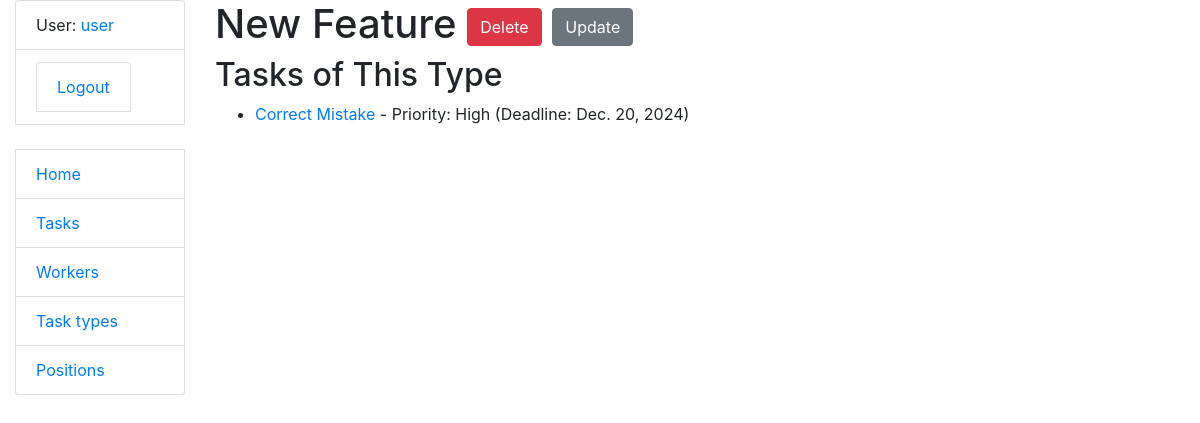
The app's page /task-types/2/ (signed in) with its own data.
### task_manager/models.py (models this page shows, shortened)
class TaskType(models.Model):
    name = models.CharField(max_length=255)

class Task(models.Model):
    PRIORITY_CHOICES = [
        ("Urgent", "Urgent"),
        ("High", "High"),
        ("Medium", "Medium"),
        ("Low", "Low"),
    ]
    name = models.CharField(max_length=255)
    description = models.TextField()
    deadline = models.DateField()
    is_completed = models.BooleanField(default=False)
    priority = models.CharField(max_length=10, choices=PRIORITY_CHOICES)
    task_type = models.ForeignKey(TaskType, on_delete=models.CASCADE)
    assignees = models.ManyToManyField(Worker)

### task_manager/views.py (the view)
# urls.py: path("task-types/<int:pk>/", TaskTypeDetailView.as_view(), name="task-type-detail"),
class TaskTypeDetailView(LoginRequiredMixin, generic.DetailView):
    model = TaskType
    template_name = "task_manager/task_type_detail.html"
    context_object_name = "task_type"

### task_manager/context_processors.py (called while the page is built)
def cfg_assets_root(request):
    return { 'ASSETS_ROOT' : settings.ASSETS_ROOT }

### templates/task_manager/task_type_detail.html
{% extends "base2.html" %}
{% load crispy_forms_filters %}
{% block content %}
  <h1>
    {{ task_type.name }}
    <a href="{% url 'task_manager:task-type-delete' pk=task_type.id %}" class="btn btn-danger link-to-page">
      Delete
    </a>
    <a href="{% url 'task_manager:task-type-update' pk=task_type.id %}" class="btn btn-secondary link-to-page">
      Update
    </a>
  </h1>
  <h2>Tasks of This Type</h2>
  {% if task_type.task_set.all %}
    <ul>
      {% for task in task_type.task_set.all %}
        <li>
          <a href="{% url 'task_manager:task-detail' pk=task.id %}">
            {{ task.name }}
          </a> - Priority: {{ task.priority }} (Deadline: {{ task.deadline }})
        </li>
      {% endfor %}
    </ul>
  {% else %}
    <p>No tasks are associated with this task type.</p>
  {% endif %}
{% endblock %}

### templates/includes/sidebar2.html (shortened to what this page needs)
<ul class="sidebar-nav list-group">
  {% if user.is_authenticated %}
    <li class="list-group-item">User: <a href="{{ user.get_absolute_url }}">{{ user.get_username }}</a></li>
    <li class="list-group-item">
      <form method="post" action="{% url 'logout' %}">
        <button type="submit" class="btn btn-link list-group-item">Logout</button>
      </form>
    </li>
  {% else %}
    <li class="list-group-item"><a href="{% url 'login'%}?next={{request.path}}">Login</a></li>
  {% endif %}
  <br>
  <li class="list-group-item"><a href="{% url 'task_manager:index' %}">Home</a></li>
  <li class="list-group-item"><a href="{% url 'task_manager:task-list' %}">Tasks</a></li>
  <li class="list-group-item"><a href="{% url 'task_manager:worker-list' %}">Workers</a></li>
  <li class="list-group-item"><a href="{% url 'task_manager:task-type-list' %}">Task types</a></li>
  <li class="list-group-item"><a href="{% url 'task_manager:position-list' %}">Positions</a></li>
</ul>

### records on screen
TaskType: name "New Feature"
Task: name "Correct Mistake", priority "High", deadline "Dec. 20, 2024"

### other values on screen
{{ user.get_username }} "user"
